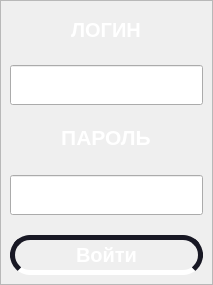
         <widget class="QWidget" name="authorization_page">
          <layout class="QVBoxLayout" name="verticalLayout_3">
           <property name="spacing">
            <number>0</number>
           </property>
           <property name="leftMargin">
            <number>0</number>
           </property>
           <property name="topMargin">
            <number>0</number>
           </property>
           <property name="rightMargin">
            <number>0</number>
           </property>
           <property name="bottomMargin">
            <number>0</number>
           </property>
           <item alignment="Qt::AlignHCenter|Qt::AlignVCenter">
            <widget class="QFrame" name="frame_5">
             <property name="sizePolicy">
              <sizepolicy hsizetype="Preferred" vsizetype="Preferred">
               <horstretch>0</horstretch>
               <verstretch>0</verstretch>
              </sizepolicy>
             </property>
             <property name="frameShape">
              <enum>QFrame::StyledPanel</enum>
             </property>
             <property name="frameShadow">
              <enum>QFrame::Raised</enum>
             </property>
             <layout class="QVBoxLayout" name="verticalLayout_30">
              <property name="spacing">
               <number>20</number>
              </property>
              <item alignment="Qt::AlignHCenter">
               <widget class="QLabel" name="label_2">
                <property name="sizePolicy">
                 <sizepolicy hsizetype="Ignored" vsizetype="Ignored">
                  <horstretch>0</horstretch>
                  <verstretch>0</verstretch>
                 </sizepolicy>
                </property>
                <property name="minimumSize">
                 <size>
                  <width>0</width>
                  <height>40</height>
                 </size>
                </property>
                <property name="maximumSize">
                 <size>
                  <width>80</width>
                  <height>40</height>
                 </size>
                </property>
                <property name="font">
                 <font>
                  <pointsize>15</pointsize>
                  <weight>75</weight>
                  <bold>true</bold>
                 </font>
                </property>
                <property name="styleSheet">
                 <string notr="true">color: rgb(255, 255, 255);</string>
                </property>
                <property name="text">
                 <string>ЛОГИН</string>
                </property>
                <property name="alignment">
                 <set>Qt::AlignCenter</set>
                </property>
               </widget>
              </item>
              <item>
               <widget class="QLineEdit" name="le_login">
                <property name="sizePolicy">
                 <sizepolicy hsizetype="Ignored" vsizetype="Ignored">
                  <horstretch>0</horstretch>
                  <verstretch>0</verstretch>
                 </sizepolicy>
                </property>
                <property name="minimumSize">
                 <size>
                  <width>0</width>
                  <height>40</height>
                 </size>
                </property>
                <property name="maximumSize">
                 <size>
                  <width>16777215</width>
                  <height>40</height>
                 </size>
                </property>
                <property name="font">
                 <font>
                  <pointsize>15</pointsize>
                  <weight>75</weight>
                  <bold>true</bold>
                 </font>
                </property>
                <property name="styleSheet">
                 <string notr="true">color: rgb(255, 255, 255);</string>
                </property>
               </widget>
              </item>
              <item alignment="Qt::AlignHCenter">
               <widget class="QLabel" name="label_3">
                <property name="maximumSize">
                 <size>
                  <width>90</width>
                  <height>40</height>
                 </size>
                </property>
                <property name="font">
                 <font>
                  <pointsize>16</pointsize>
                  <weight>75</weight>
                  <bold>true</bold>
                 </font>
                </property>
                <property name="styleSheet">
                 <string notr="true">color: rgb(255, 255, 255);</string>
                </property>
                <property name="text">
                 <string>ПАРОЛЬ</string>
                </property>
                <property name="alignment">
                 <set>Qt::AlignCenter</set>
                </property>
               </widget>
              </item>
              <item>
               <widget class="QLineEdit" name="le_password">
                <property name="minimumSize">
                 <size>
                  <width>0</width>
                  <height>40</height>
                 </size>
                </property>
                <property name="maximumSize">
                 <size>
                  <width>16777215</width>
                  <height>50</height>
                 </size>
                </property>
                <property name="font">
                 <font>
                  <pointsize>15</pointsize>
                  <weight>75</weight>
                  <bold>true</bold>
                 </font>
                </property>
                <property name="styleSheet">
                 <string notr="true">color: rgb(255, 255, 255);</string>
                </property>
               </widget>
              </item>
              <item>
               <widget class="QPushButton" name="btn_login">
                <property name="sizePolicy">
                 <sizepolicy hsizetype="Minimum" vsizetype="Fixed">
                  <horstretch>0</horstretch>
                  <verstretch>0</verstretch>
                 </sizepolicy>
                </property>
                <property name="minimumSize">
                 <size>
                  <width>0</width>
                  <height>40</height>
                 </size>
                </property>
                <property name="maximumSize">
                 <size>
                  <width>400</width>
                  <height>40</height>
                 </size>
                </property>
                <property name="font">
                 <font>
                  <pointsize>15</pointsize>
                  <weight>75</weight>
                  <bold>true</bold>
                 </font>
                </property>
                <property name="styleSheet">
                 <string notr="true">QPushButton {
	color: rgb(255, 255, 255);
	border: 5px solid rgb(24, 24, 36);
	border-bottom-color: rgb(255, 255, 255);
	border-radius: 20px;
}

QPushButton:pressed {
    background-color: rgb(24, 24, 36);
	border: 5px solid rgb(255, 255, 255);
}
</string>
                </property>
                <property name="text">
                 <string>Войти</string>
                </property>
                <property name="flat">
                 <bool>false</bool>
                </property>
               </widget>
              </item>
             </layout>
            </widget>
           </item>
          </layout>
         </widget>
